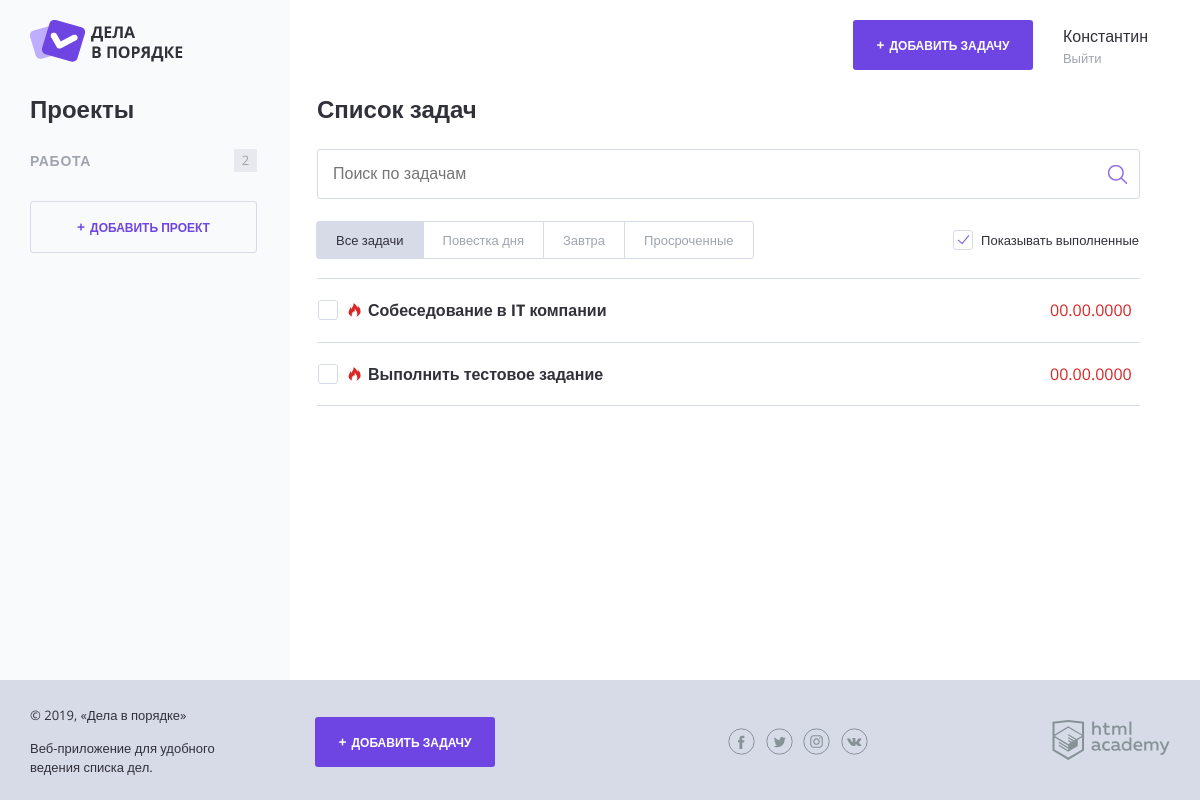
Before: / with the older database file.
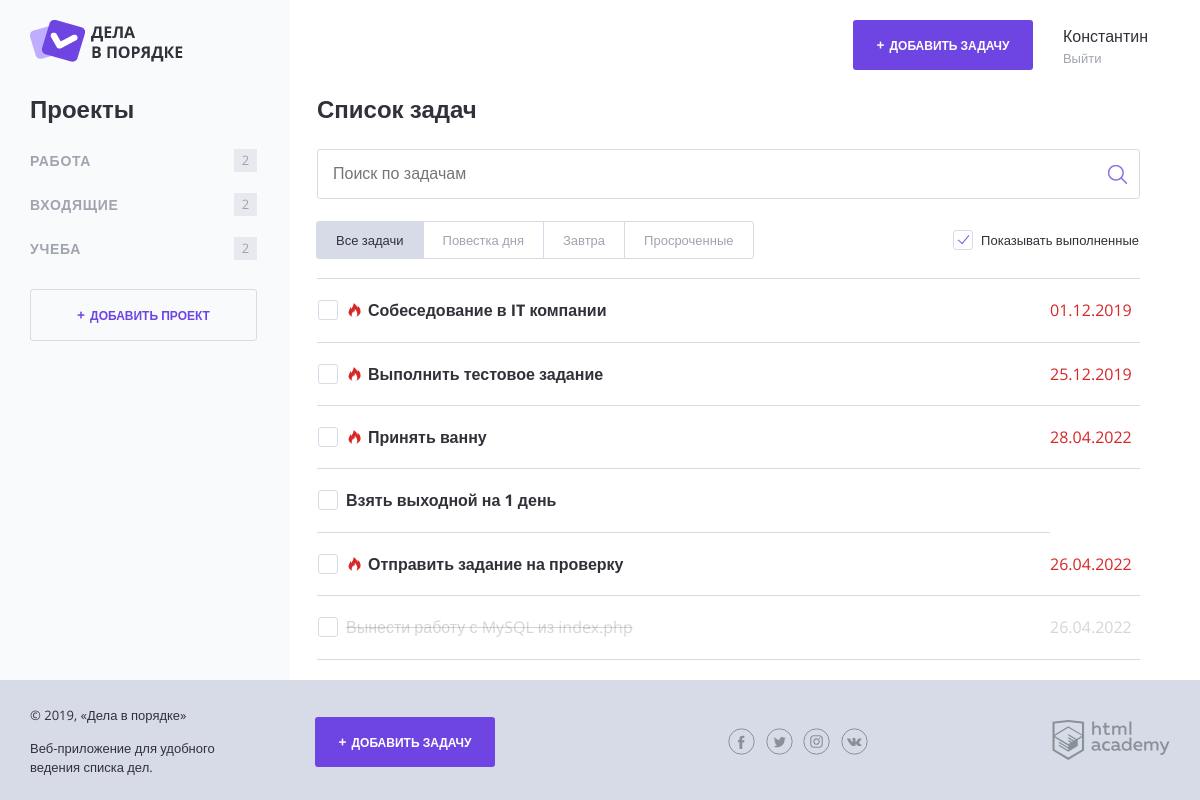
After: the same page with the newer database file.
### tables this page shows
CREATE TABLE projects (
    id INT NOT NULL AUTO_INCREMENT PRIMARY KEY,
    name VARCHAR(255),
    user_id INT,
    FOREIGN KEY (user_id) REFERENCES users(id)
);

CREATE TABLE tasks (
    id INT NOT NULL AUTO_INCREMENT PRIMARY KEY,
    user_id INT,
    FOREIGN KEY (user_id) REFERENCES users(id),
    project_id INT,
    FOREIGN KEY (project_id) REFERENCES projects(id),
    name VARCHAR(255),
    dt_add TIMESTAMP DEFAULT CURRENT_TIMESTAMP,
    dt_deadline TIMESTAMP DEFAULT NULL,
    status BOOLEAN DEFAULT FALSE,
    file VARCHAR(255)
);

### helpers.php (called while the page is built, shortened)
<?php
function include_template($name, array $data = []) {
    $name = 'templates/' . $name;
    extract($data);
    require $name;
    $result = ob_get_clean();
    return $result;
}

### model.php (called while the page is built)
<?php
if ($con) {
    function get_projects(object $con):array {
        $sql = 'SELECT p.id, p.name, COUNT(t.name) AS count '
                    .'FROM projects p '
                    .'LEFT JOIN tasks t ON p.id = t.project_id '
                    .'WHERE p.user_id = 2 '
                    .'GROUP BY p.id';
        $result = mysqli_query($con, $sql);
            if (!$result) {
                $error = mysqli_error($con);
                $content = print('Ошибка: '.$error);
            } else {
                $projects = mysqli_fetch_all($result, MYSQLI_ASSOC);
                return ($projects);
            }
    };
    function get_tasks(object $con):array {
        $sql = 'SELECT id, name, status, DATE_FORMAT(dt_deadline, "%d.%m.%Y") as dt_deadline, file FROM tasks '
                    .'WHERE user_id = 2';
        $result = mysqli_query($con, $sql);
            if (!$result) {
                $error = mysqli_error($con);
                $content = print('Ошибка: '.$error);
            } else {
                $tasks = mysqli_fetch_all($result, MYSQLI_ASSOC);
                return ($tasks);
            }
    };
}

### myfunction.php (called while the page is built, shortened)
<?php
function is_hot ($task) {
    if (isset($task['dt_deadline']) and !$task['status']) {
        $task_ts = strtotime($task['dt_deadline']);
        $ts_diff = $task_ts - time();
        $hours = floor($ts_diff / 3600);
        return ($hours <= 24);
    }
};

### templates/main.php (the view, shortened to what this page needs)
<section class="content__side">
    <h2 class="content__side-heading">Проекты</h2>
    <nav class="main-navigation">
        <ul class="main-navigation__list">
        <?php foreach ($projects as $project): ?>
            <li class="main-navigation__list-item">
                <a class="main-navigation__list-item-link" href="#"><?= htmlspecialchars($project['name']) ?></a>
                <span class="main-navigation__list-item-count"><?= $project['count']; ?></span>
            </li>
        <?php endforeach; ?>
        </ul>
    </nav>
    <a class="button button--transparent button--plus content__side-button"
       href="pages/form-project.html" target="project_add">Добавить проект</a>
</section>
<main class="content__main">
    <h2 class="content__main-heading">Список задач</h2>
    <form class="search-form" action="index.php" method="post" autocomplete="off">
        <input class="search-form__input" type="text" name="" value="" placeholder="Поиск по задачам">
        <input class="search-form__submit" type="submit" name="" value="Искать">
    </form>
    <div class="tasks-controls">
        <nav class="tasks-switch">
            <a href="/" class="tasks-switch__item tasks-switch__item--active">Все задачи</a>
            <a href="/" class="tasks-switch__item">Повестка дня</a>
            <a href="/" class="tasks-switch__item">Завтра</a>
            <a href="/" class="tasks-switch__item">Просроченные</a>
        </nav>
        <label class="checkbox">
            <span class="checkbox__text">Показывать выполненные</span>
        </label>
    </div>
    <table class="tasks">
    <?php foreach ($tasks as $task): ?>
        <tr class="tasks__item task <?php if ($task['status']): ?>task--completed<?php endif; ?> <?php if (is_hot($task)): ?>task--important<?php endif; ?>">
            <td class="task__select">
                <label class="checkbox task__checkbox">
                    <span class="checkbox__text"><?= htmlspecialchars($task['name']); ?></span>
                </label>
            </td>
            <td class="task__file">
            </td>
            <?php if (isset($task['dt_deadline'])): ?>
            <td class="task__date"><?= $task['dt_deadline']; ?></td>
            <?php endif; ?>
        </tr>
    <?php endforeach; ?>
    </table>
</main>

### templates/layout.php (shortened to what this page needs)
<!DOCTYPE html>
<html lang="ru">
<head>
    <link rel="stylesheet" href="css/normalize.css">
    <link rel="stylesheet" href="css/style.css">
    <link rel="stylesheet" href="css/flatpickr.min.css">
</head>
<body>
<div class="page-wrapper">
    <div class="container container--with-sidebar">
        <header class="main-header">
            <a href="/">
                <img src="img/logo.png" width="153" height="42" alt="Логотип Дела в порядке">
            </a>
            <div class="main-header__side">
                <a class="main-header__side-item button button--plus open-modal" href="pages/form-task.html">Добавить задачу</a>
                <div class="main-header__side-item user-menu">
                    <div class="user-menu__data">
                        <p>Константин</p>
                        <a href="#">Выйти</a>
                    </div>
                </div>
            </div>
        </header>
        <div class="content"><?= $content; ?></div>
    </div>
</div>
<footer class="main-footer">
    <div class="container">
        <div class="main-footer__copyright">
            <p>© 2019, «Дела в порядке»</p>
            <p>Веб-приложение для удобного ведения списка дел.</p>
        </div>
        <a class="main-footer__button button button--plus" href="pages/form-task.html">Добавить задачу</a>
        <div class="main-footer__social social">
            <a class="social__link social__link--facebook" href="#">
            </a>
            <a class="social__link social__link--twitter" href="#">
            </a>
            <a class="social__link social__link--instagram" href="#">
            </a>
            <a class="social__link social__link--vkontakte" href="#">
            </a>
        </div>
        <div class="main-footer__developed-by">
            <a href="https://htmlacademy.ru/intensive/php">
                <img src="img/htmlacademy.svg" alt="HTML Academy" width="118" height="40">
            </a>
        </div>
    </div>
</footer>
</body>
</html>

### index.php
<?php
$show_complete_tasks = rand(0, 1);
require_once('init.php');
require_once('model.php');
require_once('helpers.php');
require_once('myfunction.php');
$projects = get_projects($con);
$tasks = get_tasks($con);
$page_content = include_template('main.php', [
    'tasks' => $tasks,
    'projects' => $projects,
    'show_complete_tasks' => $show_complete_tasks]);
$layout_content = include_template('layout.php', [
    'content' => $page_content,
    'title' => 'Дела в порядке']);
print($layout_content);

Changed rows visible on the page:
added projects: name "ВХОДЯЩИЕ", count "2"
added projects: name "УЧЕБА", count "2"
changed tasks "Собеседование в IT компании": dt_deadline "00.00.0000" → "01.12.2019"
changed tasks "Выполнить тестовое задание": dt_deadline "00.00.0000" → "25.12.2019"
added tasks: name "Принять ванну", dt_deadline "28.04.2022"
added tasks: name "Взять выходной на 1 день"
added tasks: name "Отправить задание на проверку", dt_deadline "26.04.2022"
added tasks: name "Вынести работу с MySQL из index.php", dt_deadline "26.04.2022", status 1 (drawn)
